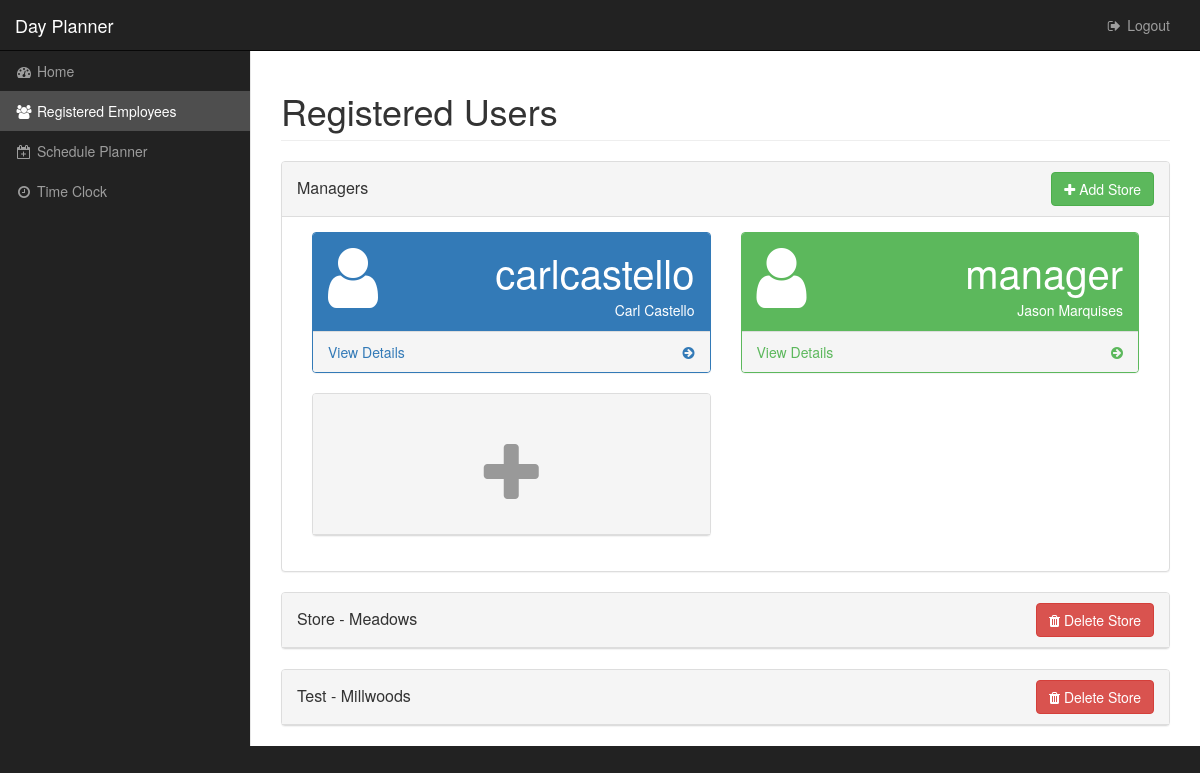
/app/registered-users/ (signed in), run on the app's committed database.
### DayPlanner/models.py (models this page shows, shortened)
class Manager(models.Model):
    profile = models.OneToOneField(
        Profile,
        on_delete=models.CASCADE
    )
    franchise = models.ForeignKey(
        Franchise,
        on_delete=models.CASCADE
    )

class Profile(models.Model):
    user = models.OneToOneField(
        User,
        on_delete=models.CASCADE
    )
    address = models.CharField(
        max_length=100,
        blank=True
    )
    cellnumber = models.CharField(
        max_length=12,
        blank=True
    )
    homenumber = models.CharField(
        max_length=12,
        blank=True
    )
    history = HistoricalRecords()

class Store(models.Model):
    id = models.UUIDField(
        primary_key=True,
        default=uuid4,
        editable=False
    )
    name = models.CharField(
        max_length=100
    )
    location = models.CharField(
        max_length=100
    )
    number = models.PositiveIntegerField(
    )
    franchise = models.ForeignKey(
        Franchise,
        on_delete=models.CASCADE
    )

### DayPlanner/views.py (the view, shortened to what this page needs)
@method_decorator(decorators, name='dispatch')
class RegisteredUsersView(TemplateView):
    template_name = "DayPlanner/registered_users.html"
    success_url = "DayPlanner:registered_users"
    form_class = UserForm
    def get(self, *args, **kwargs):
        try:
            self.request.user.profile.manager
        except ObjectDoesNotExist:
            raise Http404
        except:
            return HttpResponse(status=500)
        response = super(RegisteredUsersView, self).get(*args, **kwargs)
        return response
    method_decorator(csrf_protect)
    def get_context_data(self, **kwargs):
        context = super(RegisteredUsersView, self).get_context_data(**kwargs)
        user = self.request.user
        profile = Profile.objects.get(user=user)
        franchise = Manager.objects.get(profile=profile).franchise
        managers = franchise.manager_set.all()
        stores = franchise.store_set.all()
        context["isManager"] = True
        context['franchise'] = franchise
        context['managers'] = managers
        context['stores'] = stores
        return context

### DayPlanner/templates/DayPlanner/registered_users.html (shortened to what this page needs)
{% extends 'base_cp.html' %}
{% load static %}
{% load widget_tweaks %}
{% block main_content %}
<div class="row">
	<div class="col-lg-12">
		<h1 class="page-header">Registered Users</h1>
	</div>
</div>
<div class="row">
	<div class="col-lg-12">
		<div class="panel panel-default ">
			<div class="panel-heading">
				<div class="row">
					<div class="col-xs-6">
						<span class="panel-title panel-title-with-buttons">
						Managers
						</span>
					</div>
					<div class="col-xs-6 text-right">
						<a href="#createStoreModal" class="btn btn-success" data-id="{{ franchise.pk }}" data-toggle="modal">
							<i class="fa fa-plus" aria-hidden="true"></i>
							Add Store
						</a>
					</div>
				</div>
			</div>
			<div class="panel-body">
				{% for manager in managers %}
				<div class="col-lg-6 col-md-6">
					<div class="panel {% if request.user.pk != manager.profile.user.pk %} panel-primary {% else %} panel-green {% endif %}">
						<div class="panel-heading">
							<div class="row">
								<div class="col-xs-3">
									<i class="fa fa-user fa-5x"></i>
								</div>
								<div class="col-xs-9 text-right">
									<div class="huge">{{ manager.profile.user.username }}</div>
									<div>{{ manager.profile.user.first_name }} {{ manager.profile.user.last_name }}</div>
								</div>
							</div>
						</div>
						<a href="{% url 'DayPlanner:user_detail_view' manager.profile.user.pk %}">
							<div class="panel-footer">
								<span class="pull-left">View Details</span>
								<span class="pull-right"><i class="fa fa-arrow-circle-right"></i></span>
								<div class="clearfix"></div>
							</div>
						</a>
					</div>
				</div>
				{% endfor %}
				<div class="col-lg-6 col-md-6">
					<a class="btn-user-create" data-model="manager" data-toggle="modal" data-id="{{ franchise.pk }}" href="#createUserModal">
						<div class="panel panel-default">
							<div class="panel-heading text-center height-restrict">
										<i class="fa fa-plus add-user" aria-hidden="true"></i>
							</div>
						</div>
					</a>
				</div>
			</div>
		</div>
	</div>
</div>
{% for store in stores %}
<div class="row">
	<div class="col-lg-12">
		<div class="panel panel-default ">
			<div class="panel-heading">
				<div class="row">
					<div class="col-xs-6">
						<span class="panel-title panel-title-with-buttons">
						<a href="#{{ store.pk }}" data-toggle="collapse">{{ store.name.title }} - {{ store.location.title }}</a>
						</span>
					</div>
					<div class="col-xs-6 text-right">
						<a href="#deleteStoreModal" data-toggle="modal" class="btn btn-danger btn-store-delete" data-id="{{ store.pk }}">
							<i class="fa fa-trash" aria-hidden="true"></i>
							Delete Store
						</a>
					</div>
				</div>
			</div>
		</div>
	</div>
</div>
{% endfor %}
{% endblock %}

### static/css/sb-admin-2.css (style rules this page uses)
body { background-color: #f8f8f8; }
.huge { font-size: 40px; }
.panel-green { border-color: #5cb85c; }
.panel-green > .panel-heading { border-color: #5cb85c; color: white; background-color: #5cb85c; }
.panel-green > a { color: #5cb85c; }

### static/css/custom.css (style rules this page uses)
.height-restrict { height: 141px; }
.add-user { font-size: 5em !important; color: #999999; margin-top: .5em; }
.panel-title-with-buttons { vertical-align: -webkit-baseline-middle; }
body { background:#222; }

### data on the page
Manager: profile.user.username "carlcastello", profile.user.first_name "Carl", profile.user.last_name "Castello"
Manager: profile.user.username "manager", profile.user.first_name "Jason", profile.user.last_name "Marquises"
Store: name "Store", location "Meadows"
Store: name "Test", location "Millwoods"
